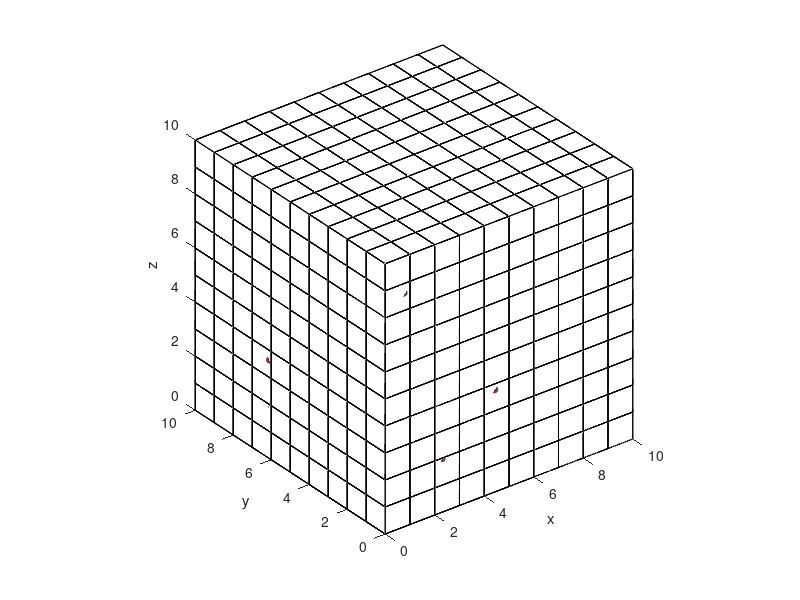

Write the MATLAB code that produced this figure.
%The aim of the program is to plot a cube divided into 10*10*10 voxels and 
%some casually generated particles inside it. 

%define parameters 
L = 10; %cube dimension
N = 100; % number of particles


%for the external cube
vert = [0 0 0;L 0 0;L L 0;0 L 0;0 0 L;L 0 L;L L L;0 L L];
fac = [1 2 6 5;2 3 7 6;3 4 8 7;4 1 5 8;1 2 3 4;5 6 7 8];

%plot the external cube

    patch('Vertices',vert,'Faces',fac,...
        'FaceVertexCData',hsv(6),'FaceColor','flat', ...
        'FaceAlpha', 0);
    view(3)
    axis vis3d
    rotate3d
    xlabel('x')
    ylabel('y')
    zlabel('z')
    hold on


for i = 0:9
    for j = 0:9
        for k = 0:9
            vert_voxel = [i j k ; (i+1) j k ; (i+1) (j+1) k ; i (1+j) k ; i j (1+k) ; (1+i) j (1+k) ; (1+i) (1+j) (1+k) ; i (1+j) (1+k)];
            patch('Vertices',vert_voxel,'Faces',fac,...
            'FaceVertexCData',hsv(6),'FaceColor','flat', ...
            'FaceAlpha', 0);

            view(3)
            axis vis3d
            rotate3d
            xlabel('x')
            ylabel('y')
            zlabel('z')
            hold on
        end

    end
end



%position of particles: let's first generate a 3N array 
%and then reshape it in a N x 3 matrix: columns will be our (x,y,z)

pos_array = L.*rand(3*N,1);
pos = reshape(pos_array,[N,3])

x = pos(:,1);
y = pos(:,2);
z = pos(:,3);

%plot the points 
plot3(x,y,z,'o','MarkerSize',5,'MarkerFaceColor','red' )